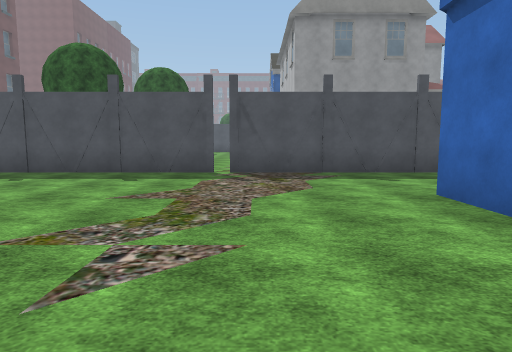
[1] (above)

24 first-person views from a walk through a Unity game level. The camera is 1.5 m above the floor, tilts 6° down and sees 75° across. The floor is counted in squares, 2 m on a side. Each view is taken from the middle of a square. On the plan, view 1 faces up. The plan holds only what a view shows up to about 11 squares ahead; the rest is blank. The place goes on beyond the plan. Some trees and plants on the terrain are drawn as simple stand-ins. The player is left out. Some surface patterns are stand-ins.

[2]
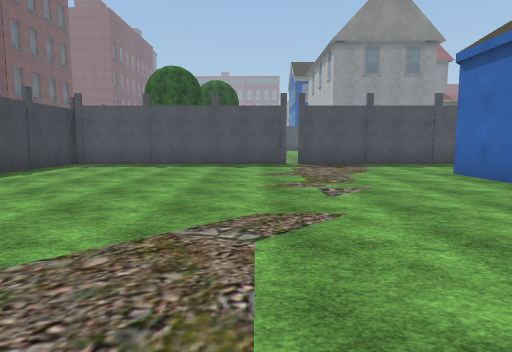

[3]
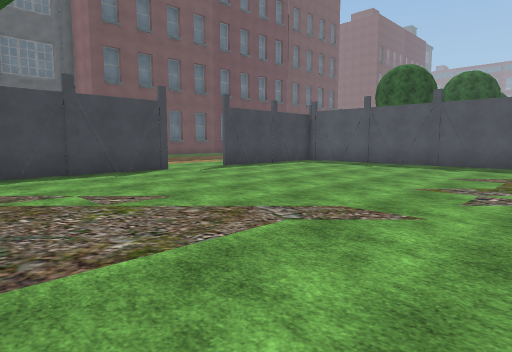

[4]
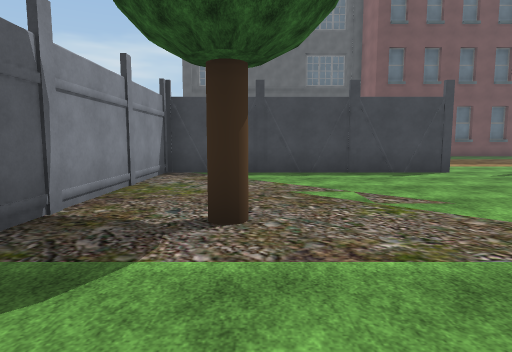

[5]
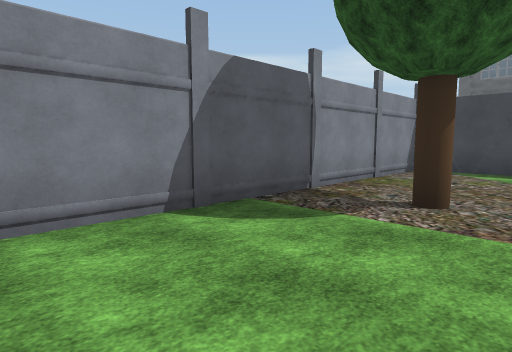

[6]
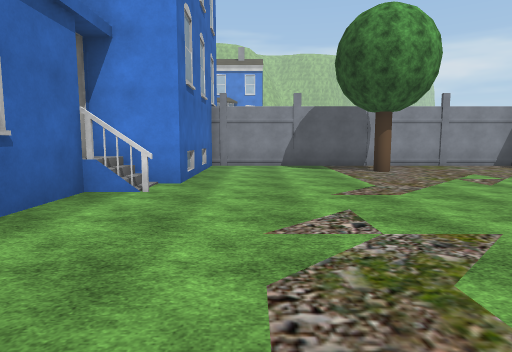

[7]
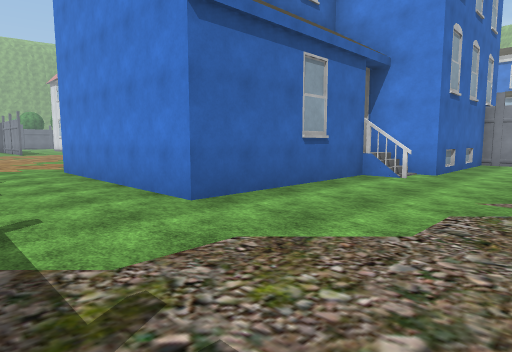

[8]
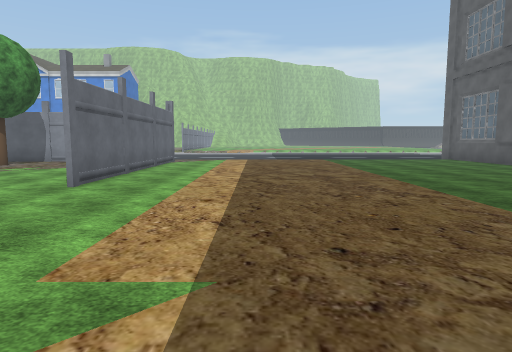

[9]
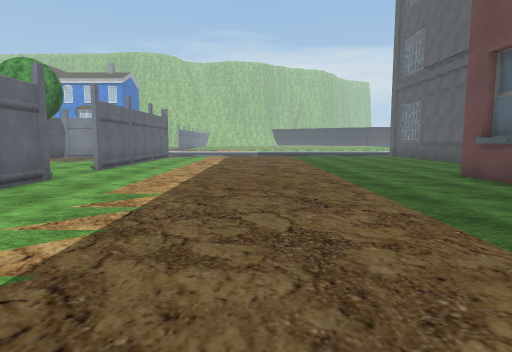

[10]
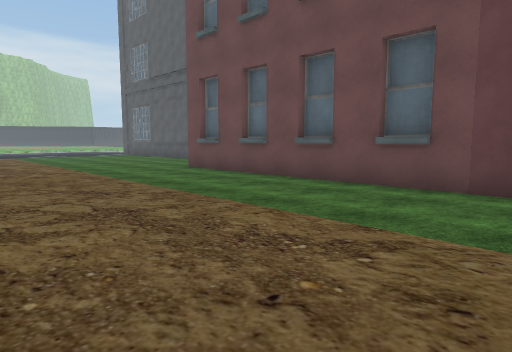

[11]
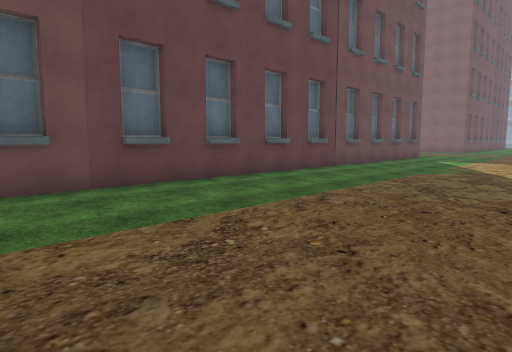

[12]
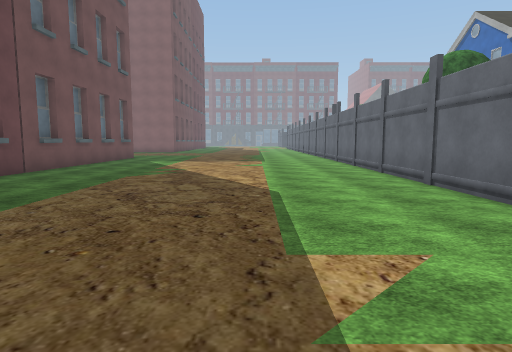

[13]
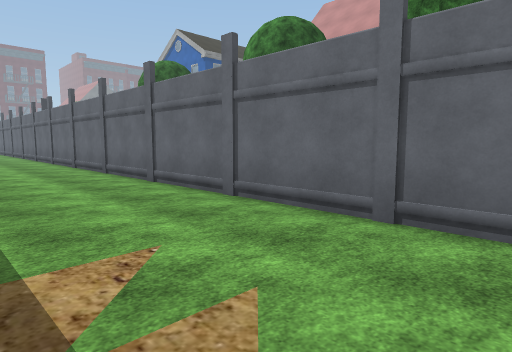

[14]
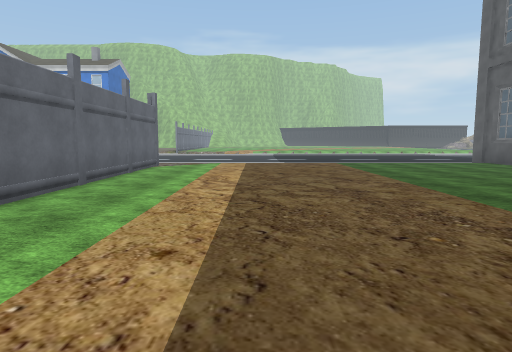

[15]
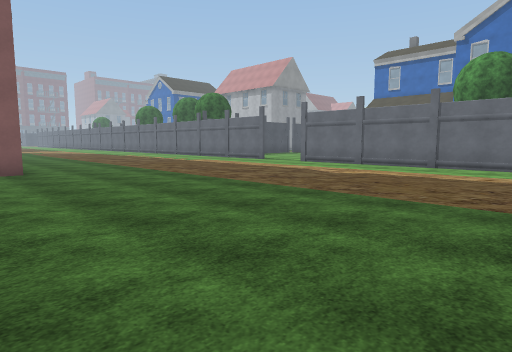

[16]
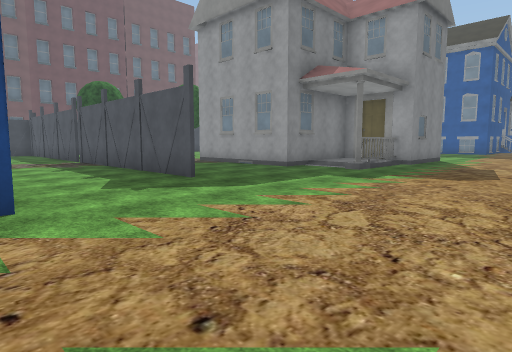

[17]
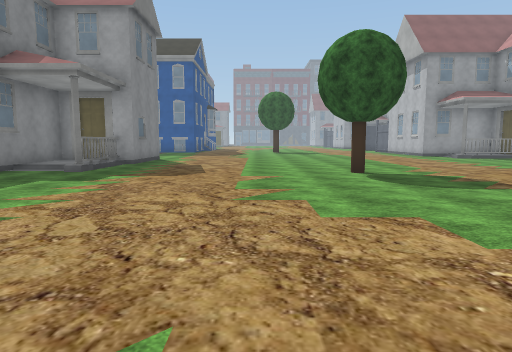

[18]
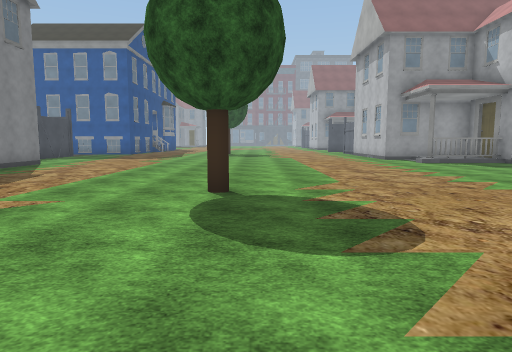

[19]
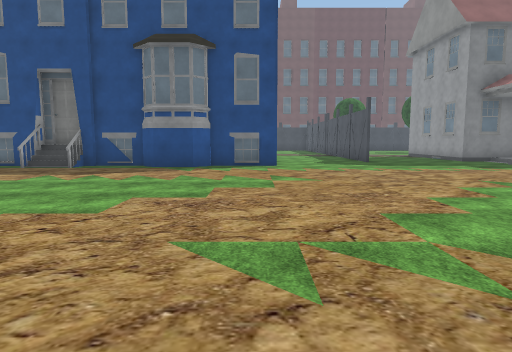

[20]
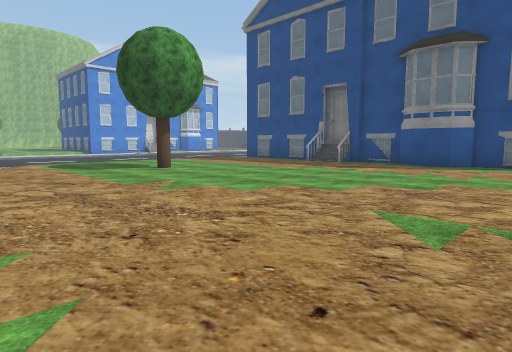

[21]
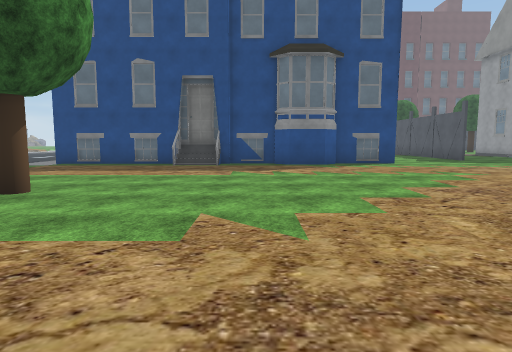

[22]
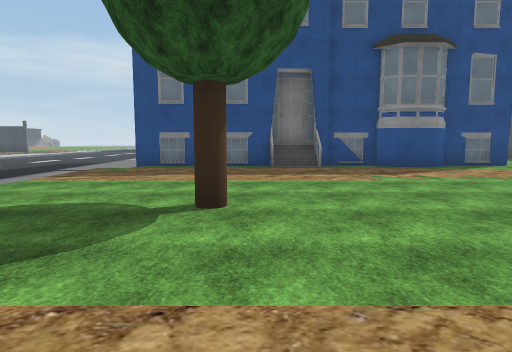

[23]
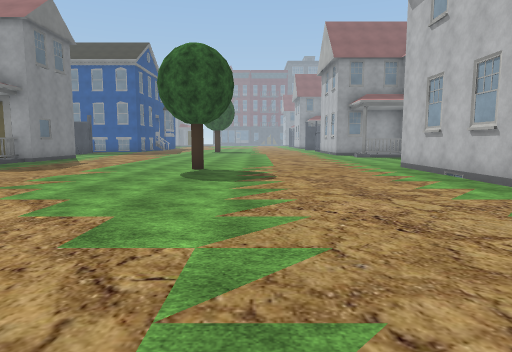

[24]
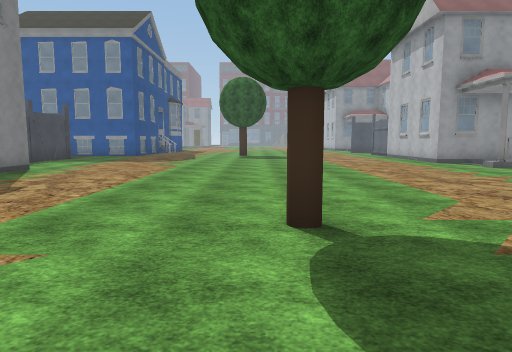

### Floor plan
Key: @ floor where view 1 was taken; # wall or solid block; x gap in a wall; . floor; B building; T tree.
Columns run from 18 left of view 1 to 23 right of it. Each row starts with its distance up from view 1.
 20  #........#              ......... .....
 19  #........#              ............... B
 18  #B.......#               ................
 17  #........#               #...............
 16  B........#               #..............
 15  #........#             #B#.............
 14  #........#               ..............
 13  #........#               B............
 12  #........#           ##.........T.....
 11  #........#           .................
 10  #........#           .................
  9  #B.......#            ................
  8  #........#######x#######..............
  7  #........#...........................
  6  #........#...........................
  5  #........#...........................
  4  #........#..........#    ............
  3  #...................#    ............
  2  ....................#    #...........
  1  .........#..........#    #...........
  0 ..........#.......@.B#    ............
 -1 ..........#.........##   ##..........
 -2 ..........#.........     # ..........
 -3 ..........#....T....     ##..........
 -4 ..........#.........      #.....T....
 -5 ..........##########      #..........
 -6 ...........               #.........

Where each view was taken, in squares from view 1:
view 1: 0 up, 0 right, facing up
view 2: 3 down, 2 left, facing up
view 3: 3 down, 0 right, facing up-left
view 4: 3 down, 0 right, facing left
view 5: 2 down, 1 right, facing down-left
view 6: 5 up, 0 right, facing down
view 7: 7 up, 1 left, facing down-right
view 8: 7 up, 11 left, facing down
view 9: 10 up, 12 left, facing down
view 10: 11 up, 11 left, facing down-left
view 11: 8 up, 11 left, facing up-left
view 12: 9 up, 11 left, facing up
view 13: 9 up, 11 left, facing up-right
view 14: 5 up, 11 left, facing down
view 15: 6 down, 18 left, facing up-right
view 16: 4 up, 12 right, facing up-left
view 17: 4 up, 12 right, facing up
view 18: 7 up, 15 right, facing up
view 19: 4 up, 18 right, facing left
view 20: 5 up, 19 right, facing down-left
view 21: 0 up, 19 right, facing left
view 22: 3 down, 18 right, facing left
view 23: 3 up, 16 right, facing up
view 24: 9 up, 14 right, facing up
